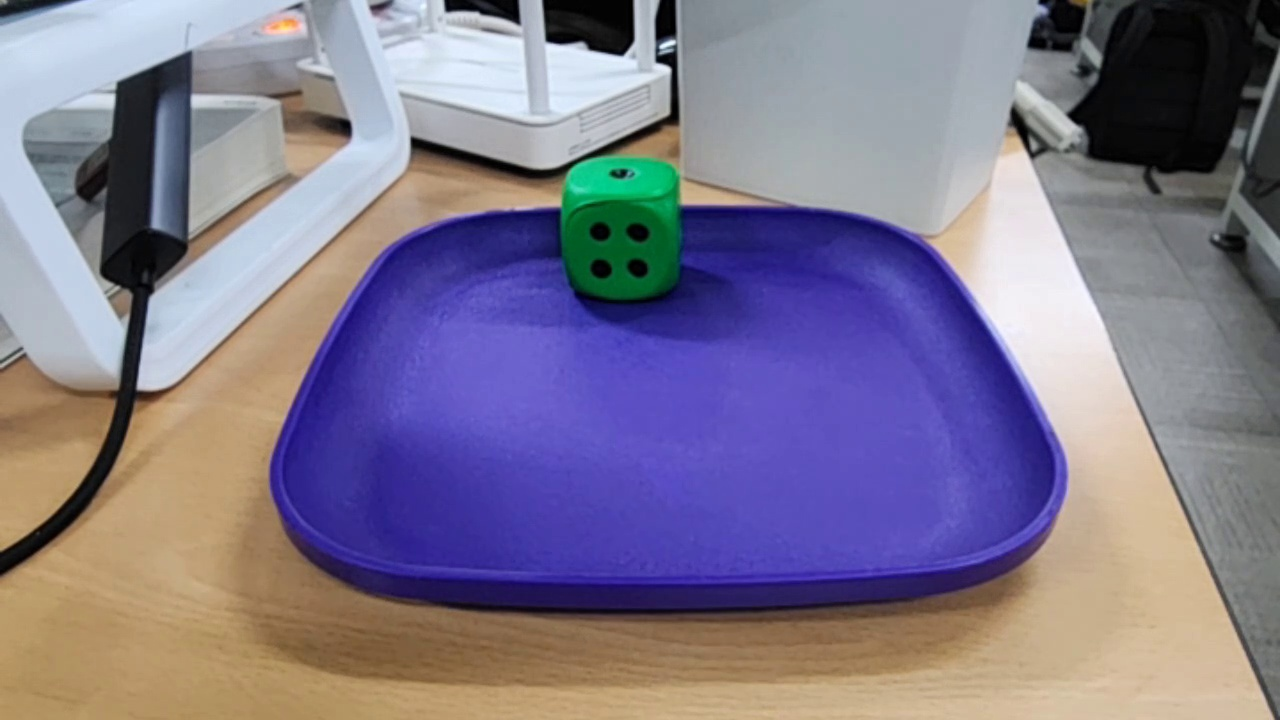
#> input picture src/dice_game/captured_images/img_0000.jpg, 1280 x 720 px; its folder holds only this picture in this run
$ python irin_labeller.py
#> lines starting #> are read from the running program, lines starting #| are printed output that depends on the picture; after the words box and inside, x2 and y2 are one past the last pixel; in counts of white or black regions, pixels touching at a corner belong together
import cv2
import numpy as np
import os

def process_center_dice_sharp(input_dir='./captured_images', output_dir='./preprocessed_images', size=(100, 100)):
    """
    Iriun에서 캡처된 고해상도(1280x720) 이미지의 정중앙 ROI 영역을 추출하여
    히스토그램 보정(CLAHE)과 샤프닝을 적용하고 100x100으로 저장하는 함수
    """
#> called with input_dir = './captured_images', output_dir = './preprocessed_images', size = (100, 100)
    if not os.path.exists(output_dir):
        os.makedirs(output_dir)

    # CLAHE 객체 생성 (대비 제한 2.0, 그리드 크기 8x8)
    clahe = cv2.createCLAHE(clipLimit=2.0, tileGridSize=(8, 8))

    for filename in os.listdir(input_dir):
        if not filename.lower().endswith(('.jpg', '.jpeg', '.png')):
            continue

        img = cv2.imread(os.path.join(input_dir, filename))
#> img is the input picture: shape (720, 1280, 3); mean B, G, R 141.1, 120.3, 127.8
        if img is None:
            continue

        h, w = img.shape[:2]
#> h = 720; w = 1280
        cx, cy = w // 2, h // 2
#> cx = 640; cy = 360

        # 1. ROI 설정 (1280x720 해상도에 맞춰 탐색 범위 확장)
        # 720p 해상도에서는 주사위가 더 크게 찍히므로 탐색 범위를 400x400으로 확장
        roi_half_side = 200
        x1, y1 = max(0, cx - roi_half_side), max(0, cy - roi_half_side)
#> x1 = 440; y1 = 160
        x2, y2 = min(w, cx + roi_half_side), min(h, cy + roi_half_side)
#> x2 = 840; y2 = 560
        roi = img[y1:y2, x1:x2]
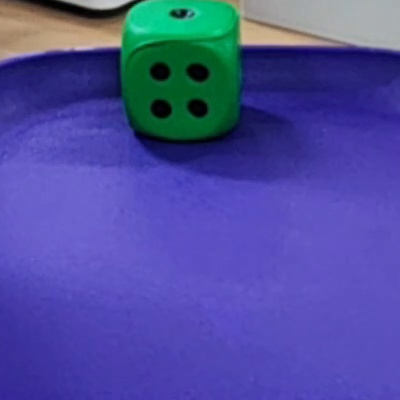
#> roi: shape (400, 400, 3); mean B, G, R 157.8, 78.1, 76.4

        roi_h, roi_w = roi.shape[:2]
#> roi_h = 400; roi_w = 400

        # 2. 전처리 (그레이스케일 -> 블러 -> 이진화)
        gray = cv2.cvtColor(roi, cv2.COLOR_BGR2GRAY)
        blurred = cv2.GaussianBlur(gray, (5, 5), 0)
        _, thresh = cv2.threshold(blurred, 0, 255, cv2.THRESH_BINARY + cv2.THRESH_OTSU)
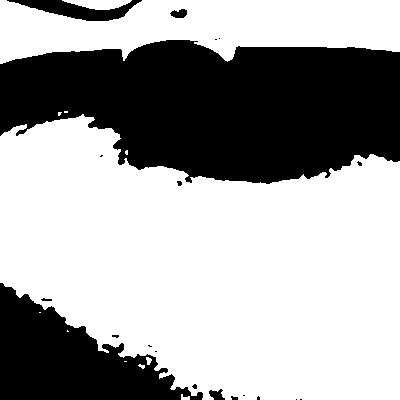
#> thresh: shape (400, 400); 64.2% white; 20 black regions (12 under 20 px)

        contours, _ = cv2.findContours(thresh, cv2.RETR_EXTERNAL, cv2.CHAIN_APPROX_SIMPLE)
#> contours = 12 contours, 7 with area under 20; largest, box (x1, y1, x2, y2) and area: (0, 114, 400, 400) 83649, (0, 0, 400, 64) 17544, (62, 0, 132, 10) 396, (146, 357, 152, 365) 22, (181, 394, 190, 400) 21

        if contours:
            # 해상도가 높아졌으므로 유효 컨투어 면적 기준을 800으로 상향
            valid_contours = [c for c in contours if cv2.contourArea(c) > 800]
#> valid_contours = 2 contours; box (x1, y1, x2, y2) and area: (0, 114, 400, 400) 83649, (0, 0, 400, 64) 17544
            if not valid_contours:
                dice_crop = roi
            else:
                c = max(valid_contours, key=cv2.contourArea)
#> c = contour of 486 points, box (x1, y1, x2, y2) (0, 114, 400, 400), area 83649
                rx, ry, rw, rh = cv2.boundingRect(c)
#> rx = 0; ry = 114; rw = 400; rh = 286

                # 3. 패딩 추가 및 정사각형 박싱 (기존 1.4배 유지)
                padding_ratio = 1.4
                side = int(max(rw, rh) * padding_ratio)
#> side = 560
                side = min(side, roi_w, roi_h)
#> side = 400

                rcx, rcy = rx + rw // 2, ry + rh // 2
#> rcx = 200; rcy = 257
                nx1 = max(0, rcx - side // 2)
#> nx1 = 0
                ny1 = max(0, rcy - side // 2)
#> ny1 = 57

                if nx1 + side > roi_w: nx1 = roi_w - side
                if ny1 + side > roi_h: ny1 = roi_h - side
#> ny1 = 0

                nx2, ny2 = nx1 + side, ny1 + side
#> nx2 = 400; ny2 = 400
                dice_crop = roi[ny1:ny2, nx1:nx2]
        else:
            dice_crop = roi

        if dice_crop.size == 0:
            continue

        # 4. 리사이즈 (100x100 고정)
        resized_dice = cv2.resize(dice_crop, size, interpolation=cv2.INTER_CUBIC)

        # 5. 히스토그램 보정 (CLAHE)
        lab = cv2.cvtColor(resized_dice, cv2.COLOR_BGR2LAB)
#> lab: shape (100, 100, 3); mean of channels 0, 1, 2 96.1, 152.1, 85.9
        l, a, b = cv2.split(lab)
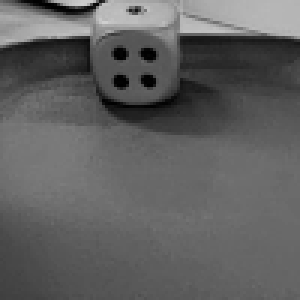
#> l: shape (100, 100) (shown 3 times larger); min 0, max 207, mean 96.1
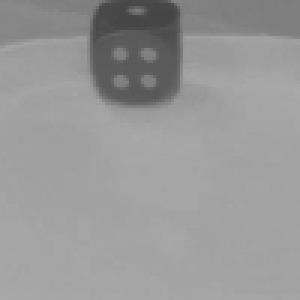
#> a: shape (100, 100) (shown 3 times larger); min 68, max 169, mean 152.1
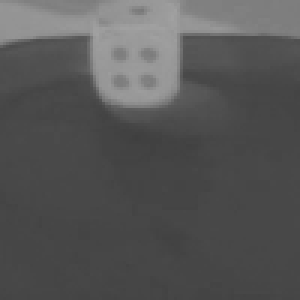
#> b: shape (100, 100) (shown 3 times larger); min 63, max 161, mean 85.9
        l_equalized = clahe.apply(l)
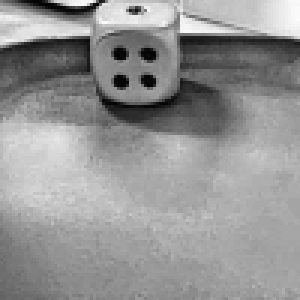
#> l_equalized: shape (100, 100) (shown 3 times larger); min 3, max 252, mean 148.3
        lab_equalized = cv2.merge((l_equalized, a, b))
#> lab_equalized: shape (100, 100, 3); mean of channels 0, 1, 2 148.3, 152.1, 85.9
        equalized_dice = cv2.cvtColor(lab_equalized, cv2.COLOR_LAB2BGR)

        # 6. 샤프닝 보정 (언샤프 마스크)
        gaussian = cv2.GaussianBlur(equalized_dice, (0, 0), 2.0)
        final_dice = cv2.addWeighted(equalized_dice, 1.5, gaussian, -0.5, 0)
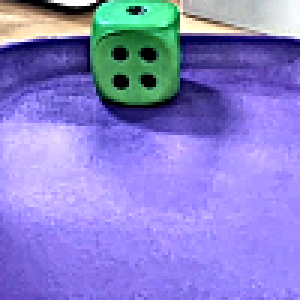
#> final_dice: shape (100, 100, 3) (shown 3 times larger); mean B, G, R 207.4, 129.4, 136.2

        # 7. 파일 저장
        cv2.imwrite(os.path.join(output_dir, filename), final_dice)
        print(f"작업 완료: {filename} (Input: {w}x{h} -> Output: 100x100)")
#| 작업 완료: img_0000.jpg (Input: 1280x720 -> Output: 100x100)

if __name__ == "__main__":
    process_center_dice_sharp()
